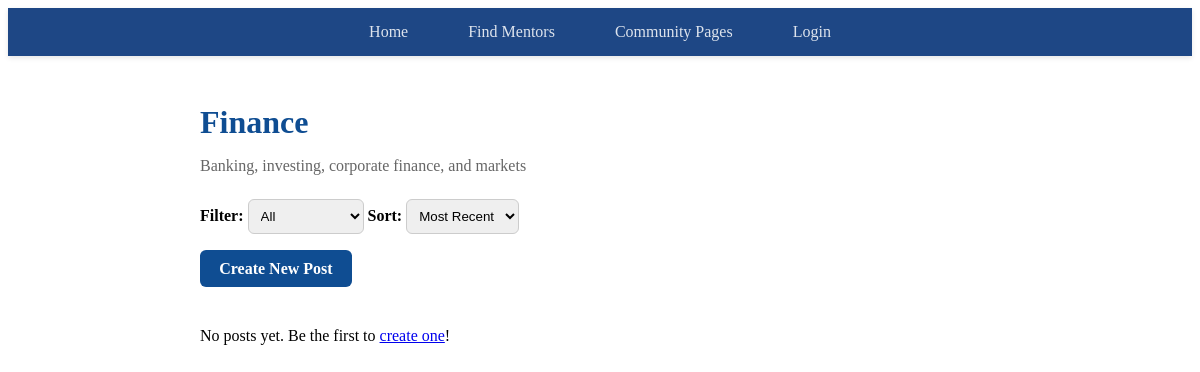
Page /community/communities/13 on the earlier database version.
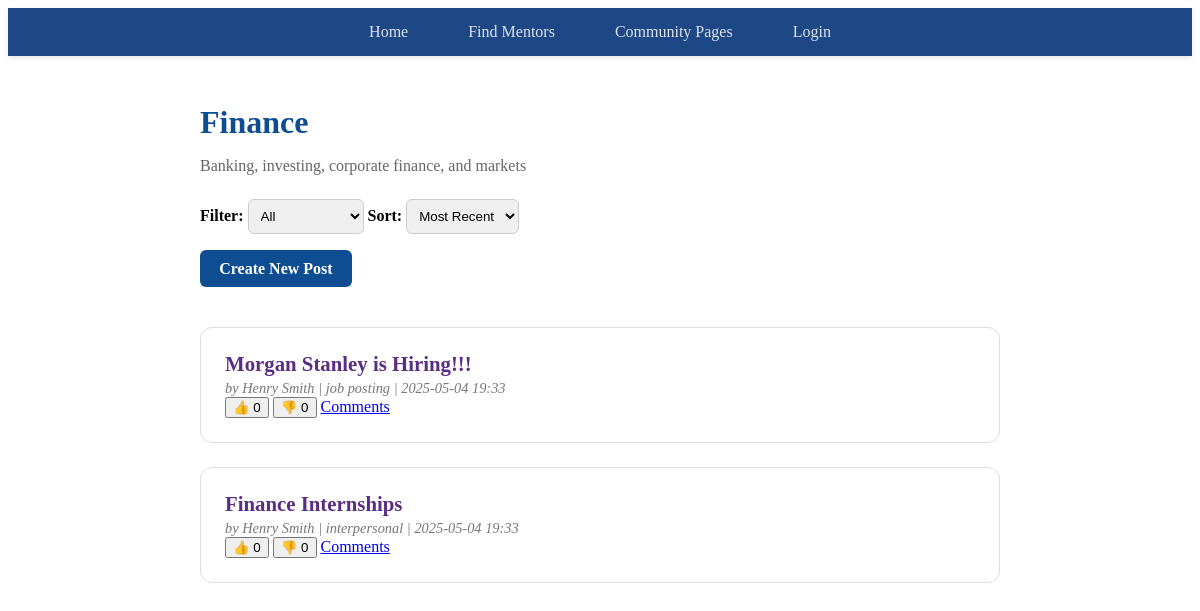
Same page on the later database version.
### tables this page shows
CREATE TABLE Communities (
    community_id   INTEGER PRIMARY KEY AUTOINCREMENT,
    name           TEXT NOT NULL,
    description    TEXT
);

CREATE TABLE Community_Posts (
    post_id        INTEGER PRIMARY KEY AUTOINCREMENT,
    community_id   INTEGER NOT NULL,
    user_id        INTEGER NOT NULL,
    title          TEXT NOT NULL,
    content        TEXT NOT NULL,
    post_type      TEXT NOT NULL,
    created_at     TIMESTAMP DEFAULT CURRENT_TIMESTAMP,
    updated_at     TIMESTAMP DEFAULT CURRENT_TIMESTAMP, image_path TEXT, deleted_at TIMESTAMP,
    FOREIGN KEY (community_id) REFERENCES Communities(community_id) ON DELETE CASCADE,
    FOREIGN KEY (user_id) REFERENCES Users(user_id) ON DELETE CASCADE
);

CREATE TABLE "Users" (
    user_id INTEGER PRIMARY KEY AUTOINCREMENT,
    email TEXT NOT NULL UNIQUE,
    cas_username TEXT,      -- This is the key field for supporting multiple profiles
    hashed_password TEXT NOT NULL,
    name TEXT NOT NULL,
    pronoun TEXT,
    residential_college TEXT,
    college_year TEXT,
    headshot_path TEXT,
    extracurriculars TEXT,
    work_experience TEXT,
    bio TEXT,
    created_at TIMESTAMP DEFAULT CURRENT_TIMESTAMP,
    updated_at TIMESTAMP DEFAULT CURRENT_TIMESTAMP
);

### community.py (the view)
@community_bp.route("/communities/<int:community_id>")
def view_community(community_id):
    post_type = request.args.get("post_type", "")
    sort      = request.args.get("sort", "recent")
    now       = datetime.now()
    with closing(get_db_connection()) as conn:
        cur = conn.cursor()
        cur.execute(
            "SELECT * FROM Communities WHERE community_id = ?",
            (community_id,)
        )
        community = cur.fetchone()
        if not community:
            flash("Community not found.", "danger")
            return redirect(url_for("community_bp.list_communities"))
        base = """
            SELECT p.post_id, p.title, p.content, p.post_type,
                   p.created_at, p.deleted_at,
                   u.name AS author_name,
                   u.user_id AS author_netid,
                   (SELECT COUNT(*) FROM Community_Post_Likes    WHERE post_id=p.post_id)    AS like_count,
                   (SELECT COUNT(*) FROM Community_Post_Dislikes WHERE post_id=p.post_id) AS dislike_count
              FROM Community_Posts p
              JOIN Users u ON p.user_id=u.user_id
        """
        filters = ["p.community_id = ?"]
        params  = [community_id]
        if post_type:
            filters.append("p.post_type = ?")
            params.append(post_type)
        base += " WHERE " + " AND ".join(filters)
        if sort == "most_liked":
            base += " ORDER BY like_count DESC"
        elif sort == "author":
            base += " ORDER BY author_name COLLATE NOCASE ASC"
        else:
            base += " ORDER BY p.created_at DESC"
        cur.execute(base, params)
        raw = cur.fetchall()
    posts = []
    for row in raw:
        d = dict(row)
        try:
            d["created_at"] = datetime.fromisoformat(d["created_at"])
            if d.get("deleted_at"):
                d["deleted_at"] = datetime.fromisoformat(d["deleted_at"])
        except Exception:
            pass
        posts.append(d)
    return render_template(
        "community_view.html",
        community=community,
        posts=posts,
        selected_post_type=post_type,
        selected_sort=sort,
        now=now
    )

### community.py (called while the page is built)
def get_db_connection():
    conn = sqlite3.connect(DATABASE_PATH)
    conn.row_factory = sqlite3.Row
    return conn

### homeserver.py (called while the page is built)
@app.context_processor
def inject_profile_id():
    return {'user_id': session.get('user_id')}

### templates/community_view.html (shortened to what this page needs)
<!DOCTYPE html>
<html lang="en">
<head>
  <link rel="stylesheet" href="{{ url_for('static', filename='community_view.css') }}">
</head>
<body>
  <nav class="navbar">
    <div class="navbar-container">
      <div class="navbar-links">
        <a href="{{ url_for('home') }}" {% if request.path == url_for('home') %}class="active"{% endif %}>Home</a>
        <a href="{{ url_for('mentors') }}" {% if request.path == url_for('mentors') %}class="active"{% endif %}>Find Mentors</a>
        <a href="{{ url_for('community_bp.list_communities') }}">Community Pages</a>
        {% if session.get('user_id') %}
          <a href="{{ url_for('profile_view', user_id=session.get('user_id')) }}" {% if request.path.startswith('/profile') %}class="active"{% endif %}>My Profile</a>
          <a href="{{ url_for('logout') }}">Logout</a>
        {% else %}
          <a href="{{ url_for('login') }}">Login</a>
        {% endif %}
      </div>
    </div>
  </nav>
  <div class="community-container">
    <div class="community-header">
      <h1>{{ community.name }}</h1>
      <p class="community-description">{{ community.description }}</p>
    </div>
    <form class="filter-form" method="GET">
      <label>Filter:</label>
      <select name="post_type" onchange="this.form.submit()">
        <option value=""      {% if not selected_post_type %}selected{% endif %}>All</option>
      </select>
      <label>Sort:</label>
      <select name="sort" onchange="this.form.submit()">
        <option value="recent"     {% if selected_sort=='recent'     %}selected{% endif %}>Most Recent</option>
      </select>
    </form>
    <p>
      <a class="create-post-btn"
         href="{{ url_for('community_bp.new_post', community_id=community.community_id) }}">
        Create New Post
      </a>
    </p>
    {% if posts %}
      <ul class="post-list">
        {% for p in posts %}
          <li>
            <strong>
              <a href="{{ url_for('community_bp.view_post',
                                   community_id=community.community_id,
                                   post_id=p.post_id) }}">{{ p.title }}</a>
            </strong>
            <br>
            <em>by {{ p.author_name }} | {{ p.post_type }} | {{ p.created_at.strftime("%Y-%m-%d %H:%M") }}</em>
            <div class="post-actions">
              <form action="{{ url_for('community_bp.like_post',
                                       community_id=community.community_id,
                                       post_id=p.post_id) }}"
                    method="POST" style="display:inline">
                <button type="submit">👍 {{ p.like_count }}</button>
              </form>
              <form action="{{ url_for('community_bp.dislike_post',
                                       community_id=community.community_id,
                                       post_id=p.post_id) }}"
                    method="POST" style="display:inline">
                <button type="submit">👎 {{ p.dislike_count }}</button>
              </form>
              <a class="comments-link"
                 href="{{ url_for('community_bp.view_post',
                                  community_id=community.community_id,
                                  post_id=p.post_id) }}">Comments</a>
            </div>
          </li>
        {% endfor %}
      </ul>
    {% else %}
      <p>No posts yet. Be the first to <a href="{{ url_for('community_bp.new_post',
                                                          community_id=community.community_id) }}">create one</a>!</p>
    {% endif %}
  </div>
</body>
</html>

### static/community_view.css (style rules this page uses)
.community-container { max-width: 800px; margin: 3rem auto; padding: 0 1rem; }
.community-header h1 { font-size: 2rem; color: #0F4D92; margin-bottom: 0.5rem; }
.community-header p { color: #666; margin-bottom: 1.5rem; }
.filter-form { display: inline-block; margin-right: 2rem; }
.filter-form label { font-weight: bold; }
.filter-form select { padding: 0.5rem; border-radius: 6px; border: 1px solid #ccc; }
.create-post-btn { display: inline-block; background-color: #0F4D92; color: white; padding: 0.6rem 1.2rem; border-radius: 6px; text-decoration: none; font-weight: bold; margin-bottom: 1.5rem; }
.post-list { list-style: none; padding: 0; }
.post-list li { background-color: #fff; border: 1px solid #ddd; border-radius: 12px; padding: 1.5rem; margin-bottom: 1.5rem; transition: background-color 0.2s ease; }
.post-list li strong a { color: #5A2D82; font-size: 1.3rem; text-decoration: none; }
.post-list li em { display: block; color: #777; font-size: 0.9rem; margin-top: 0.25rem; }
nav { background-color: #0F4D92; display: flex; justify-content: center; padding: 10px 0; }
nav a { color: #fff; text-decoration: none; margin: 0 15px; font-size: 1.1em; transition: color 0.3s ease; }
.navbar { background-color: #1e4785; padding: 10px 0; box-shadow: 0 2px 5px rgba(0, 0, 0, 0.1); }
.navbar-container { display: flex; justify-content: space-between; align-items: center; max-width: 1200px; margin: 0 auto; padding: 0 20px; }
.navbar-links { display: flex; align-items: center; gap: 30px; }
.navbar-links a { color: rgba(255, 255, 255, 0.85); text-decoration: none; font-size: 16px; font-weight: 500; transition: all 0.2s; padding: 5px 0; position: relative; }

Differences in the rows shown:
now on this page (row edited): Community_Posts: title "Morgan Stanley is Hiring!!!", author_name "Henry Smith", post_type "job posting", created_at "2025-05-04 19:33", like_count "0", dislike_count "0"
now on this page (row edited): Community_Posts: title "Finance Internships", author_name "Henry Smith", post_type "interpersonal", created_at "2025-05-04 19:33", like_count "0", dislike_count "0"
Other differences:
text no longer shown: "No posts yet. Be the first to create one !"
